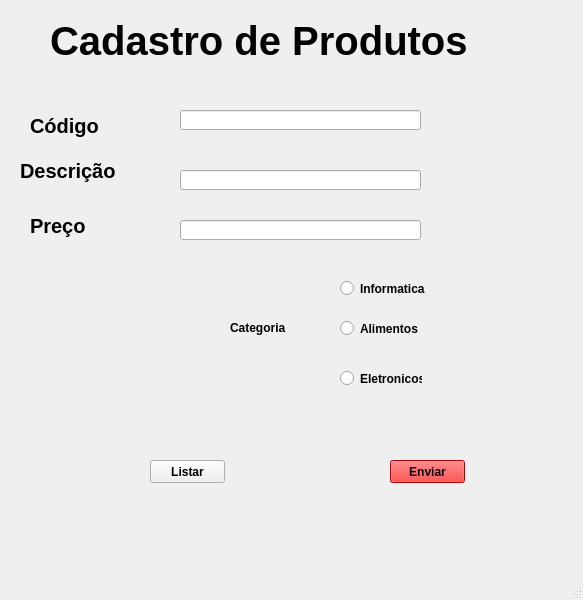
<?xml version="1.0" encoding="UTF-8"?>
<ui version="4.0">
 <class>MainWindow</class>
 <widget class="QMainWindow" name="MainWindow">
  <property name="geometry">
   <rect>
    <x>0</x>
    <y>0</y>
    <width>583</width>
    <height>600</height>
   </rect>
  </property>
  <property name="font">
   <font>
    <weight>75</weight>
    <bold>true</bold>
   </font>
  </property>
  <property name="windowTitle">
   <string>Cadastro de Produtos</string>
  </property>
  <property name="styleSheet">
   <string notr="true"/>
  </property>
  <widget class="QWidget" name="centralwidget">
   <widget class="QLabel" name="label">
    <property name="geometry">
     <rect>
      <x>50</x>
      <y>20</y>
      <width>471</width>
      <height>41</height>
     </rect>
    </property>
    <property name="font">
     <font>
      <pointsize>30</pointsize>
      <weight>75</weight>
      <bold>true</bold>
     </font>
    </property>
    <property name="text">
     <string>Cadastro de Produtos</string>
    </property>
    <property name="textFormat">
     <enum>Qt::AutoText</enum>
    </property>
   </widget>
   <widget class="QLabel" name="label_2">
    <property name="geometry">
     <rect>
      <x>30</x>
      <y>110</y>
      <width>81</width>
      <height>31</height>
     </rect>
    </property>
    <property name="font">
     <font>
      <pointsize>15</pointsize>
      <weight>75</weight>
      <bold>true</bold>
     </font>
    </property>
    <property name="text">
     <string>Código</string>
    </property>
   </widget>
   <widget class="QLabel" name="label_3">
    <property name="geometry">
     <rect>
      <x>20</x>
      <y>150</y>
      <width>111</width>
      <height>41</height>
     </rect>
    </property>
    <property name="font">
     <font>
      <pointsize>15</pointsize>
      <weight>75</weight>
      <bold>true</bold>
     </font>
    </property>
    <property name="text">
     <string>Descrição</string>
    </property>
   </widget>
   <widget class="QLabel" name="label_4">
    <property name="geometry">
     <rect>
      <x>30</x>
      <y>200</y>
      <width>111</width>
      <height>51</height>
     </rect>
    </property>
    <property name="font">
     <font>
      <pointsize>15</pointsize>
      <weight>75</weight>
      <bold>true</bold>
     </font>
    </property>
    <property name="text">
     <string>Preço</string>
    </property>
   </widget>
   <widget class="QLineEdit" name="lineEdit">
    <property name="geometry">
     <rect>
      <x>180</x>
      <y>110</y>
      <width>241</width>
      <height>20</height>
     </rect>
    </property>
    <property name="styleSheet">
     <string notr="true"/>
    </property>
   </widget>
   <widget class="QLineEdit" name="lineEdit_2">
    <property name="geometry">
     <rect>
      <x>180</x>
      <y>170</y>
      <width>241</width>
      <height>20</height>
     </rect>
    </property>
   </widget>
   <widget class="QLineEdit" name="lineEdit_3">
    <property name="geometry">
     <rect>
      <x>180</x>
      <y>220</y>
      <width>241</width>
      <height>20</height>
     </rect>
    </property>
   </widget>
   <widget class="QRadioButton" name="radioButton">
    <property name="geometry">
     <rect>
      <x>340</x>
      <y>280</y>
      <width>91</width>
      <height>17</height>
     </rect>
    </property>
    <property name="text">
     <string>Informatica</string>
    </property>
   </widget>
   <widget class="QRadioButton" name="radioButton_2">
    <property name="geometry">
     <rect>
      <x>340</x>
      <y>320</y>
      <width>82</width>
      <height>17</height>
     </rect>
    </property>
    <property name="text">
     <string>Alimentos</string>
    </property>
   </widget>
   <widget class="QRadioButton" name="radioButton_3">
    <property name="geometry">
     <rect>
      <x>340</x>
      <y>370</y>
      <width>82</width>
      <height>17</height>
     </rect>
    </property>
    <property name="text">
     <string>Eletronicos</string>
    </property>
   </widget>
   <widget class="QLabel" name="label_5">
    <property name="geometry">
     <rect>
      <x>230</x>
      <y>320</y>
      <width>71</width>
      <height>16</height>
     </rect>
    </property>
    <property name="text">
     <string>Categoria</string>
    </property>
   </widget>
   <widget class="QPushButton" name="pushButton">
    <property name="geometry">
     <rect>
      <x>390</x>
      <y>460</y>
      <width>75</width>
      <height>23</height>
     </rect>
    </property>
    <property name="font">
     <font>
      <weight>75</weight>
      <bold>true</bold>
     </font>
    </property>
    <property name="styleSheet">
     <string notr="true">background-color: rgb(255, 0, 0);</string>
    </property>
    <property name="text">
     <string>Enviar</string>
    </property>
   </widget>
   <widget class="QPushButton" name="pushButton_2">
    <property name="geometry">
     <rect>
      <x>150</x>
      <y>460</y>
      <width>75</width>
      <height>23</height>
     </rect>
    </property>
    <property name="text">
     <string>Listar</string>
    </property>
   </widget>
  </widget>
  <widget class="QMenuBar" name="menubar">
   <property name="geometry">
    <rect>
     <x>0</x>
     <y>0</y>
     <width>583</width>
     <height>21</height>
    </rect>
   </property>
  </widget>
  <widget class="QStatusBar" name="statusbar"/>
 </widget>
 <resources/>
 <connections/>
</ui>
